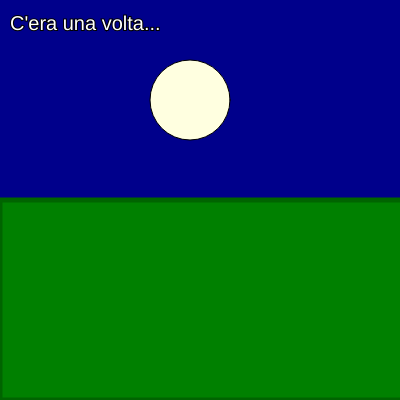
Frame 1 (no input)
Frame 60 (no input): identical to frame 1, image omitted
Frame 120 (the mouse pressed at the canvas centre since frame 60): identical to frame 1, image omitted

The p5.js sketch that drew this single still picture (run headless with seeded random() and noise() and a simulated clock; from frame 60 on, the mouse is pressed at the canvas centre):

// p5.js sketch
// ── sketch.js
function setup() {
  createCanvas(400, 400);
}

// esiste solamente una sola funzione una nel codice
// PRIMA COLORE POI FORMA RELATIVA!!
//    1. background
//    2. colore
//    3. stroke
//    4. forma


function draw() {
  background("darkblue");
  fill("lightyellow");
  stroke("black");  
  strokeWeight(1);
  circle(190,100,80);
  // dobbiamo cambiare i parametri di fill e stroke prima di poter modificare il rect
  fill("green");
  stroke("darkgreen");
  strokeWeight(5);
  rect(0,200,450,200);
  // testo
  fill("white");
  stroke(0);
  strokeWeight(2);
  textSize(20);
  text("C'era una volta...", 10,30);
}
